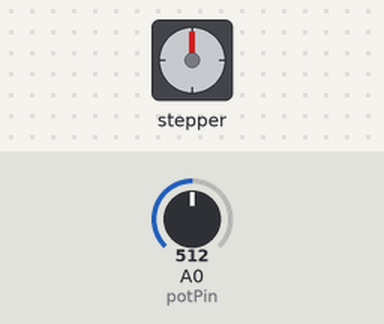
Bench run of a sketch on a simulated Arduino Uno, built with avr-gcc and run on an emulated ATmega328P. On the bench: stepper motor. The inputs (shaded band) are chosen by the test bench; at power-on: A0 (potPin) = 512. Stepper angles assume 2048 steps per turn.

Above: at 1.2 s.
1.3 s: A0 (potPin) set to 716
At 2.9 s:
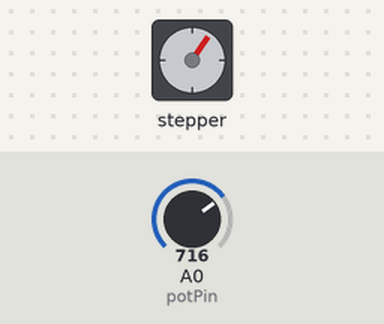
3.5 s: A0 (potPin) set to 1023
At 5.0 s:
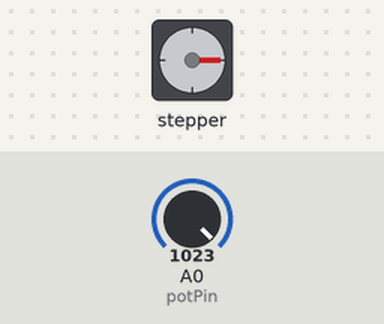
6.1 s: A0 (potPin) set to 511
At 6.56 s:
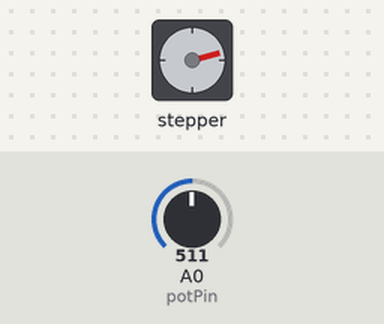
9.1 s: A0 (potPin) set to 306
At 10.6 s:
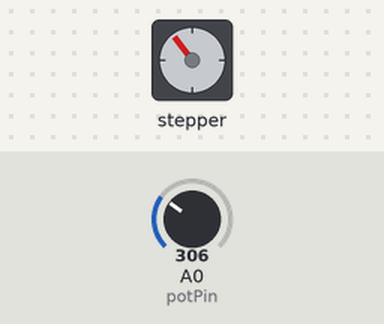
11.3 s: A0 (potPin) set to 122
At 12.5 s:
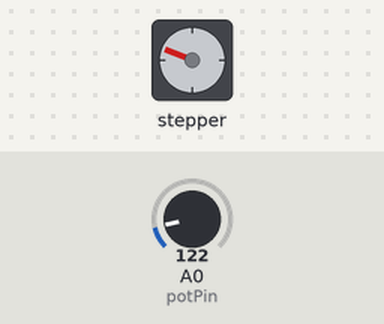
13.5 s: A0 (potPin) set to 0
At 14.6 s:
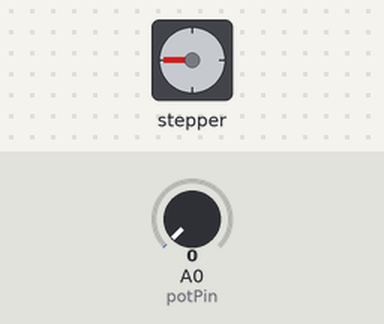
Timing chart, 0 to 16.4 s (numbered marks = the images above; inputs shaded):
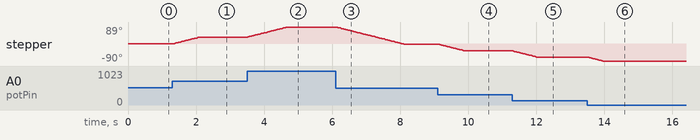

Measured:
- after the input at 1.3 s, stepper: turns 35° clockwise in 0.76 s, starting at once
- after the input at 3.5 s, stepper: turns 54° clockwise in 1.2 s, starting at once
- after the input at 6.1 s, stepper: turns 90° counter-clockwise in 2.0 s, starting at once
- after the input at 9.1 s, stepper: turns 36° counter-clockwise in 0.78 s, starting at once
- after the input at 11.3 s, stepper: turns 32° counter-clockwise in 0.69 s, starting at once
- after the input at 13.5 s, stepper: turns 21° counter-clockwise in 0.45 s, starting at once

The sketch:

stepperMotorPosition.ino
```cpp
/* Example sketch to control a 28BYJ-48 stepper motor with ULN2003 driver board and Arduino UNO. More info: https://www.makerguides.com */
// Include the Arduino Stepper.h library:
#include <Stepper.h>
// Define number of steps per rotation:
const int stepsPerRevolution = 2048;
// Wiring:
// Pin 8 to IN1 on the ULN2003 driver
// Pin 9 to IN2 on the ULN2003 driver
// Pin 10 to IN3 on the ULN2003 driver
// Pin 11 to IN4 on the ULN2003 driver
// Create stepper object called 'myStepper', note the pin order:
Stepper myStepper = Stepper(stepsPerRevolution, 8, 10, 9, 11);
int stepperPosition = 0;

const int potPin = A0;
int angleValue = 0;

void readAndChangeStepperAngle() {
  angleValue = analogRead(potPin) - 512;//, 0, 1023, -1024, 1024);
  int diff = angleValue - stepperPosition;
  if (diff > 0) {
    myStepper.step(1);
    stepperPosition++;
  }
  else if (diff < 0) {
    myStepper.step(-1);
    stepperPosition--;
  }
}

void setup() {
  // Set the speed to 8 rpm:
  myStepper.setSpeed(8);

  pinMode(potPin, INPUT);
  // Begin Serial communication at a baud rate of 9600:
  Serial.begin(9600);
}

void loop() {
  readAndChangeStepperAngle();
}
```
